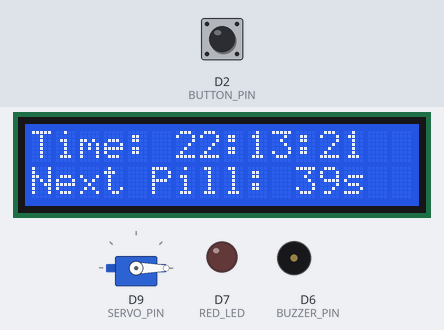
A sketch run on a simulated Arduino Uno R4 WiFi. On the bench: 16×2 character LCD, servo, output pins drawn as LEDs (lit = HIGH), buzzer (waves = sounding). Inputs (shaded band) come from the test bench; at power-on: D2 (BUTTON_PIN) HIGH. The local clock reads 2024-03-15 10:24:30 at power-on unless the sketch sets it.

Above: at 1.2 s.
At 2.29 s:
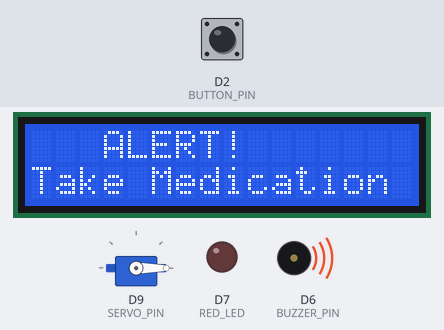
2.3 s: D2 (BUTTON_PIN) pulled LOW for 0.15 s
At 2.9 s:
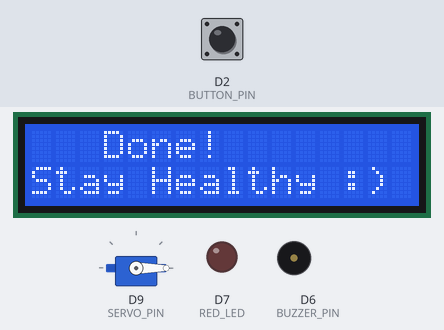
At 40.6 s:
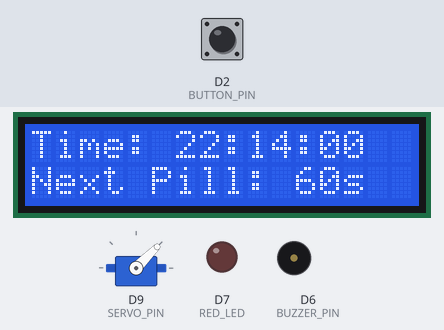
Timing chart, 0 to 42.3 s (numbered marks = the images above; inputs shaded):
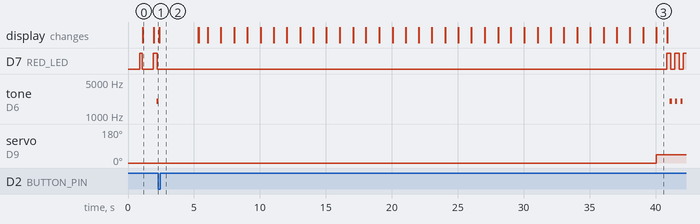

The sketch:

medication_dispenser.ino.ino
```cpp
#include <Servo.h>
#include <RTC.h>   // Arduino UNO R4 built-in RTC
#include <Wire.h>
#include <LiquidCrystal_I2C.h>

// If the screen is blank, change 0x27 to 0x3F
LiquidCrystal_I2C lcd(0x27, 16, 2);

// -------------------- PINS --------------------
const int SERVO_PIN  = 9;
const int RED_LED    = 7;
const int BUZZER_PIN = 6;
const int BUTTON_PIN = 2;

// -------------------- SERVO SETTINGS ----------
const int HOME_ANGLE = 0;
// Slot angles: Slot 0 (0°), Slot 1 (45°), Slot 2 (90°), Slot 3 (135°)
const int SLOT_ANGLES[4] = {0, 45, 90, 135};
int slotIndex = -1;

// -------------------- TIMING ------------------
const unsigned long DROP_TIME = 800;
const unsigned long CONFIRMED_TIME = 3000; // Increased to 3 seconds so you can read "Stay Healthy"
const unsigned long BLINK_TIME = 300;
const unsigned long BEEP_ON = 150;
const unsigned long BEEP_OFF = 250;

// -------------------- STATE MACHINE ----------
enum State { IDLE, DISPENSE, ALERT, CONFIRMED };
State state = IDLE;

Servo servo;
unsigned long stateStart = 0;
unsigned long lastBlink = 0;
unsigned long lastBeep = 0;
bool ledState = false;
bool beepState = false;

int lastMinute = -1;

// -------------------- RTC SYNC ----------------
Month monthFromString(const char* m) {
  if (!strcmp(m, "Jan")) return Month::JANUARY;
  if (!strcmp(m, "Feb")) return Month::FEBRUARY;
  if (!strcmp(m, "Mar")) return Month::MARCH;
  if (!strcmp(m, "Apr")) return Month::APRIL;
  if (!strcmp(m, "May")) return Month::MAY;
  if (!strcmp(m, "Jun")) return Month::JUNE;
  if (!strcmp(m, "Jul")) return Month::JULY;
  if (!strcmp(m, "Aug")) return Month::AUGUST;
  if (!strcmp(m, "Sep")) return Month::SEPTEMBER;
  if (!strcmp(m, "Oct")) return Month::OCTOBER;
  if (!strcmp(m, "Nov")) return Month::NOVEMBER;
  return Month::DECEMBER;
}

void syncRTC() {
  char d[] = __DATE__;
  char t[] = __TIME__;
  Month mon = monthFromString(d);
  int day  = atoi(d + 4);
  int year = atoi(d + 7);
  int hour = atoi(t);
  int min  = atoi(t + 3);
  int sec  = atoi(t + 6);
  RTCTime nowTime(year, mon, day, hour, min, sec, DayOfWeek::MONDAY, SaveLight::SAVING_TIME_INACTIVE);
  RTC.setTime(nowTime);
}

// -------------------- SETUP ------------------
void setup() {
  lcd.init();
  lcd.backlight();
  lcd.clear();
  lcd.setCursor(0,0);
  lcd.print("System Starting");
  delay(800);

  pinMode(RED_LED, OUTPUT);
  pinMode(BUZZER_PIN, OUTPUT);
  pinMode(BUTTON_PIN, INPUT_PULLUP);

  servo.attach(SERVO_PIN);
  servo.write(SLOT_ANGLES[0]);

  Serial.begin(9600);
  RTC.begin();
  syncRTC();

  digitalWrite(RED_LED, HIGH);
  delay(200);
  digitalWrite(RED_LED, LOW);
  lcd.clear();
}

// -------------------- LOOP -------------------
void loop() {
  RTCTime now;
  RTC.getTime(now);
  int minute = now.getMinutes();
  int seconds = now.getSeconds();

  // -------------------- LCD DISPLAY LOGIC --------------------

  // 1. IDLE MODE: Show Time + Countdown
  if (state == IDLE) {
    // Line 1: Real Time
    lcd.setCursor(0,0);
    char buf[17];
    snprintf(buf, sizeof(buf), "Time: %02d:%02d:%02d", now.getHour(), now.getMinutes(), now.getSeconds());
    lcd.print(buf);

    // Line 2: Countdown to next minute (next pill)
    lcd.setCursor(0,1);
    lcd.print("Next Pill: ");
    int timeLeft = 60 - seconds;
    lcd.print(timeLeft);
    lcd.print("s   "); // Spaces to clear old numbers
  }

  // 2. ALERT MODE: Show "Take Medication"
  else if (state == ALERT) {
    lcd.setCursor(0,0);
    lcd.print("   ALERT!       "); // Spaces to center/clear
    lcd.setCursor(0,1);
    lcd.print("Take Medication ");
  }

  // 3. CONFIRMED MODE: Show "Stay Healthy :)"
  else if (state == CONFIRMED) {
    lcd.setCursor(0,0);
    lcd.print("   Done!        ");
    lcd.setCursor(0,1);
    lcd.print("Stay Healthy :) ");
  }

  // -------------------- STATE MACHINE LOGIC --------------------

  // ---------- IDLE ----------
  if (state == IDLE) {
    digitalWrite(RED_LED, LOW);
    noTone(BUZZER_PIN);

    // Trigger every new minute
    if (minute != lastMinute) {
      lastMinute = minute;
      state = DISPENSE;
      stateStart = millis();

      // Move to NEXT slot
      slotIndex = (slotIndex + 1) % 4;
      servo.write(SLOT_ANGLES[slotIndex]);
    }
  }

  // ---------- DISPENSE ----------
  else if (state == DISPENSE) {
    if (millis() - stateStart >= DROP_TIME) {
      state = ALERT;
      stateStart = millis();
      lastBlink = millis();
      lastBeep = millis();
      ledState = true;
      digitalWrite(RED_LED, HIGH);
    }
  }

  // ---------- ALERT ----------
  else if (state == ALERT) {
    // LED BLINK
    if (millis() - lastBlink >= BLINK_TIME) {
      lastBlink = millis();
      ledState = !ledState;
      digitalWrite(RED_LED, ledState);
    }

    // BUZZER BEEP
    if (!beepState && millis() - lastBeep >= BEEP_OFF) {
      beepState = true;
      lastBeep = millis();
      tone(BUZZER_PIN, 2000);
    }
    if (beepState && millis() - lastBeep >= BEEP_ON) {
      beepState = false;
      lastBeep = millis();
      noTone(BUZZER_PIN);
    }

    // BUTTON CONFIRM
    if (digitalRead(BUTTON_PIN) == LOW) {
      digitalWrite(RED_LED, LOW);
      noTone(BUZZER_PIN);
      state = CONFIRMED;
      stateStart = millis();
      lcd.clear(); // Clear screen once so "Stay Healthy" looks clean
    }
  }

  // ---------- CONFIRMED ----------
  else if (state == CONFIRMED) {
    // Wait for the "Stay Healthy" message to show
    if (millis() - stateStart >= CONFIRMED_TIME) {

      // RESET LOGIC (Silent return to 0 after 4th pill)
      if (slotIndex == 3) {
         servo.write(HOME_ANGLE);
      }

      state = IDLE;
      lcd.clear(); // Clear screen for the clock to return
    }
  }
}
```

Measured:
- after the input at 2.3 s, servo on D9 (SERVO_PIN): 0° → 45° after 37.7 s; the display: changes after 0.06 s (image 2)
- by itself, tone on D6 (BUZZER_PIN): repeats every 0.41 s: 2000 Hz 0.16 s, silent 0.25 s
- what the display in image 0 shows lasts 0.8 s, from 1.1 s to 1.9 s
